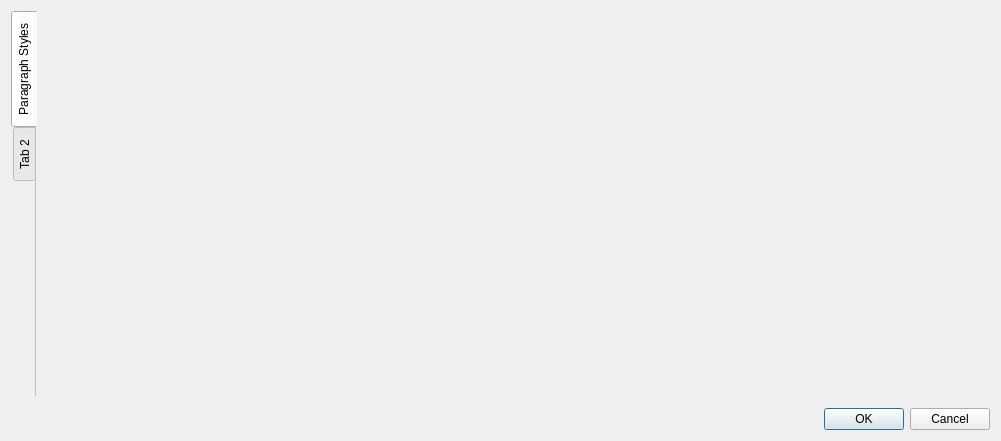
<?xml version="1.0" encoding="UTF-8"?>
<ui version="4.0">
 <class>StylesManager</class>
 <widget class="QDialog" name="StylesManager">
  <property name="geometry">
   <rect>
    <x>0</x>
    <y>0</y>
    <width>1001</width>
    <height>441</height>
   </rect>
  </property>
  <property name="sizePolicy">
   <sizepolicy hsizetype="Expanding" vsizetype="Expanding">
    <horstretch>0</horstretch>
    <verstretch>0</verstretch>
   </sizepolicy>
  </property>
  <property name="windowTitle">
   <string>Dialog</string>
  </property>
  <layout class="QVBoxLayout" name="verticalLayout">
   <item>
    <widget class="QTabWidget" name="stylesPages">
     <property name="tabPosition">
      <enum>QTabWidget::West</enum>
     </property>
     <property name="currentIndex">
      <number>0</number>
     </property>
     <property name="documentMode">
      <bool>true</bool>
     </property>
     <widget class="ParagraphStylesTab" name="paragraphTab">
      <property name="sizePolicy">
       <sizepolicy hsizetype="Expanding" vsizetype="Expanding">
        <horstretch>0</horstretch>
        <verstretch>0</verstretch>
       </sizepolicy>
      </property>
      <attribute name="title">
       <string>Paragraph Styles</string>
      </attribute>
     </widget>
     <widget class="QWidget" name="characterStyleTab">
      <property name="sizePolicy">
       <sizepolicy hsizetype="Expanding" vsizetype="Expanding">
        <horstretch>0</horstretch>
        <verstretch>0</verstretch>
       </sizepolicy>
      </property>
      <attribute name="title">
       <string>Tab 2</string>
      </attribute>
     </widget>
    </widget>
   </item>
   <item>
    <widget class="QWidget" name="previewArea" native="true"/>
   </item>
   <item>
    <layout class="QHBoxLayout" name="horizontalLayout">
     <property name="sizeConstraint">
      <enum>QLayout::SetNoConstraint</enum>
     </property>
     <item>
      <spacer name="horizontalSpacer">
       <property name="orientation">
        <enum>Qt::Horizontal</enum>
       </property>
       <property name="sizeHint" stdset="0">
        <size>
         <width>0</width>
         <height>0</height>
        </size>
       </property>
      </spacer>
     </item>
     <item>
      <widget class="QDialogButtonBox" name="buttonBox">
       <property name="orientation">
        <enum>Qt::Horizontal</enum>
       </property>
       <property name="standardButtons">
        <set>QDialogButtonBox::Cancel|QDialogButtonBox::Ok</set>
       </property>
      </widget>
     </item>
    </layout>
   </item>
  </layout>
 </widget>
 <customwidgets>
  <customwidget>
   <class>ParagraphStylesTab</class>
   <extends>QWidget</extends>
   <header>dialogs/stylemanager/ParagraphStylesTab.h</header>
   <container>1</container>
  </customwidget>
 </customwidgets>
 <resources/>
 <connections>
  <connection>
   <sender>buttonBox</sender>
   <signal>accepted()</signal>
   <receiver>StylesManager</receiver>
   <slot>accept()</slot>
   <hints>
    <hint type="sourcelabel">
     <x>248</x>
     <y>254</y>
    </hint>
    <hint type="destinationlabel">
     <x>157</x>
     <y>274</y>
    </hint>
   </hints>
  </connection>
  <connection>
   <sender>buttonBox</sender>
   <signal>rejected()</signal>
   <receiver>StylesManager</receiver>
   <slot>reject()</slot>
   <hints>
    <hint type="sourcelabel">
     <x>316</x>
     <y>260</y>
    </hint>
    <hint type="destinationlabel">
     <x>286</x>
     <y>274</y>
    </hint>
   </hints>
  </connection>
 </connections>
</ui>
